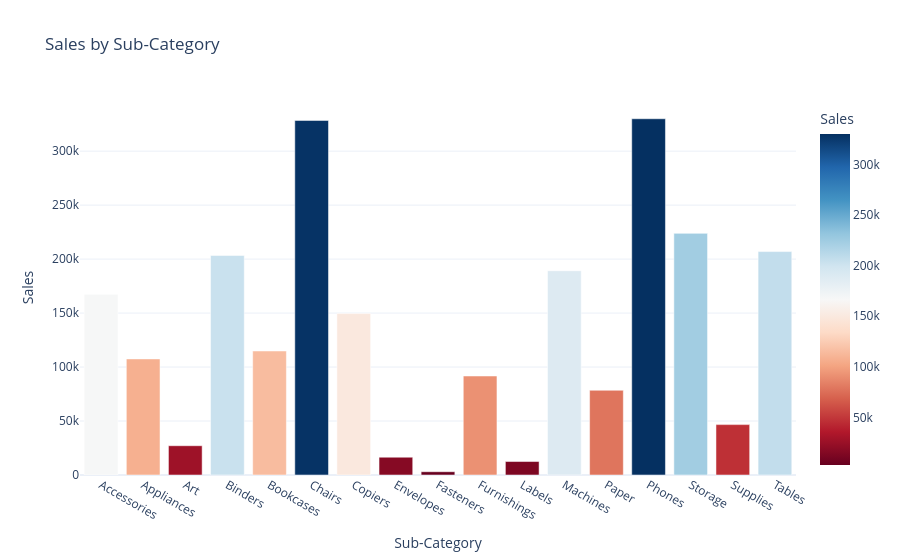

Here is the notebook cell this chart was saved with:
### Code cell
fig = px.bar(sales_by_sub_category,
                x="Sub-Category", 
                y="Sales",
                title="Sales by Sub-Category",
                color="Sales",
                color_continuous_scale=px.colors.sequential.RdBu,
    )

fig.show()

### Figure 1 — Plotly figure (JSON) as saved in the notebook; plotly's stock layout.template omitted (floating-point values rounded to 4 significant figures)
{"data": [{"hovertemplate": "Sub-Category=%{x}<br>Sales=%{marker.color}<extra></extra>", "legendgroup": "", "marker": {"color": [167400.0, 107500.0, 27120.0, 203400.0, 114900.0, 328400.0, 149500.0, 16480.0, 3024.0, 91710.0, 12490.0, 189200.0, 78480.0, 330000.0, 223800.0, 46670.0, 207000.0], "coloraxis": "coloraxis", "pattern": {"shape": ""}}, "name": "", "orientation": "v", "showlegend": false, "textposition": "auto", "type": "bar", "x": ["Accessories", "Appliances", "Art", "Binders", "Bookcases", "Chairs", "Copiers", "Envelopes", "Fasteners", "Furnishings", "Labels", "Machines", "Paper", "Phones", "Storage", "Supplies", "Tables"], "xaxis": "x", "y": [167400.0, 107500.0, 27120.0, 203400.0, 114900.0, 328400.0, 149500.0, 16480.0, 3024.0, 91710.0, 12490.0, 189200.0, 78480.0, 330000.0, 223800.0, 46670.0, 207000.0], "yaxis": "y"}], "layout": {"barmode": "relative", "coloraxis": {"autocolorscale": false, "colorbar": {"title": {"text": "Sales"}}, "colorscale": [[0, "rgb(103,0,31)"], [0.1, "rgb(178,24,43)"], [0.2, "rgb(214,96,77)"], [0.3, "rgb(244,165,130)"], [0.4, "rgb(253,219,199)"], [0.5, "rgb(247,247,247)"], [0.6, "rgb(209,229,240)"], [0.7, "rgb(146,197,222)"], [0.8, "rgb(67,147,195)"], [0.9, "rgb(33,102,172)"], [1, "rgb(5,48,97)"]]}, "legend": {"tracegroupgap": 0}, "title": {"text": "Sales by Sub-Category"}, "xaxis": {"anchor": "y", "domain": [0, 1], "title": {"text": "Sub-Category"}}, "yaxis": {"anchor": "x", "domain": [0, 1], "title": {"text": "Sales"}}}}
